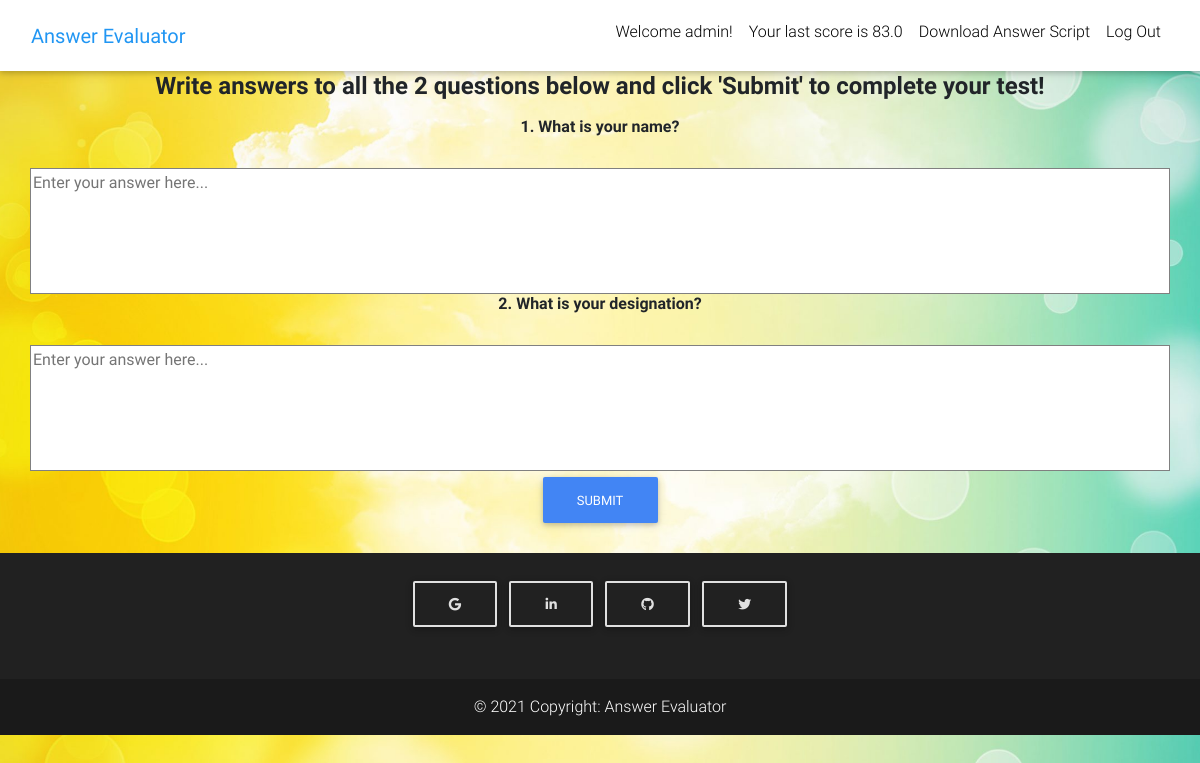
Screenshot of /online (signed in) with the database file from the repository.
### core/models.py (models this page shows)
class Scores(models.Model):
    user = models.ForeignKey(settings.AUTH_USER_MODEL,
                             on_delete=models.CASCADE)
    score = models.FloatField()

class Questions(models.Model):
    question = models.TextField(max_length=250)
    answer = models.TextField(max_length=1000)

### core/views.py (the view, shortened to what this page needs)
# urls.py: path('online', OnlineAnswerView.as_view(), name='online'),
class OnlineAnswerView(View):
    def get(self, *args, **kwargs):
            questions = Questions.objects.all()
            score = None
            if self.request.user.is_authenticated:
                score = Scores.objects.filter(user=self.request.user)
                if score.exists():
                    score = score[0].score
            context = {
                'questions':questions,
                'l': len(questions),
                'score':score,
            }
            return render(self.request, 'online.html', context)

### templates/online.html (shortened to what this page needs)
{% extends "base.html" %}
{% block content %}
  <main>
    {% if request.user.is_authenticated %}
    <div class="container">
      <section class="text-center mb-4">
        <h4><p class="text-center font-weight-bold">Write answers to all the {{l}} questions below and click 'Submit' to complete your test!</p></h4>
        <div class="row wow fadeIn">
          <form action="{% url 'core:online' %}" method="POST">
            {% for question in questions %}
            <h6><label class="text-center font-weight-bold">{{forloop.counter}}. {{ question.question }}</label></h6>
            <div class="md-form mb-5">
               <textarea class="textarea" rows="5" cols="125" maxlength="1000" name="q{{ forloop.counter }}" placeholder="Enter your answer here..." required=True></textarea>
            </div>
            {% endfor %}
          <button type='submit' class="btn btn-primary">Submit</button>
        </form>
        </div>
      </section>
    {% else %}
    <p class="text-center font-weight-bold">Please login/sign up to start your test!</p>
    {% endif %}
  </main>
{% endblock content %}

### templates/navbar.html (shortened to what this page needs)
<nav class="navbar fixed-top navbar-expand-lg navbar-light white scrolling-navbar">
  <div class="container-fluid">
      <a class="navbar-brand waves-effect" href="/">
        <strong class="blue-text">Answer Evaluator</strong>
      </a>
      <div class="collapse navbar-collapse" id="navbarSupportedContent">
        <ul class="navbar-nav me-auto mb-2 mb-lg-0">
          {% if request.user.is_authenticated %}
          <li class="nav-item">
              <span class="nav-link waves-effect clearfix d-sm-inline-block"> Welcome {{user.username}}! </span>
          </li>
          {% if score != None %}
          <li class="nav-item">
              <span class="nav-link waves-effect clearfix d-sm-inline-block"> Your last score is {{score}} </span>
          </li>
          <li class="nav-item">
            <a target="_blank" class="nav-link waves-effect" href="{% url 'core:pdf' %}">
              <span class="clearfix d-sm-inline-block"> Download Answer Script </span>
            </a>
          </li>
          {% endif %}
          <li class="nav-item">
            <a class="nav-link waves-effect" href="{% url 'account_logout' %}">
              <span class="clearfix d-sm-inline-block"> Log Out </span>
            </a>
          </li>
          {% endif %}
        </ul>
      </div>
    </div>
  </nav>

### rows the page displays
Scores: score "83.0"
Questions: question "What is your name?"
Questions: question "What is your designation?"

### other values shown
{{ user.username }} "admin"
{{ l }} "2"
